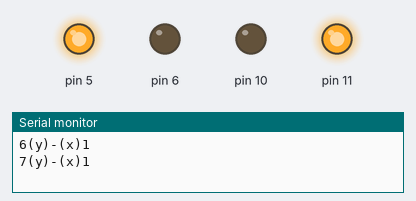
A sketch run on a simulated Arduino Uno, built with avr-gcc and run on an emulated ATmega328P. Shown: output pins drawn as LEDs (lit = HIGH), the last lines printed to the serial monitor.

Above: at 0.5 s.
At 3.4 s:
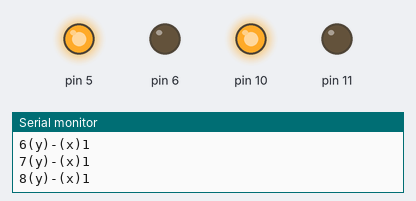
At 6.2 s:
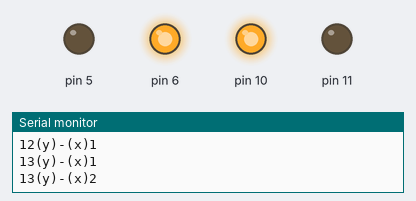
At 19.6 s:
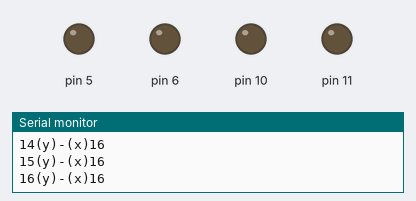
Timing chart, 0 to 21.1 s (numbered marks = the images above):
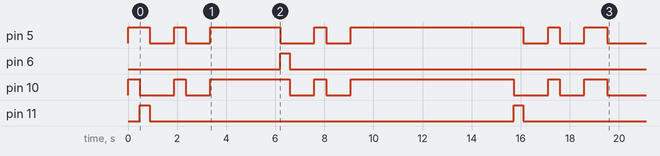

The sketch:

RobotTrajetory.ino
```cpp
#define ROBOT_DIAMETER 14.3
#define WHEEL_RADIUS 4.2
#define CELL_DISTANCE 40
#define RPS 3.2
#define V 255
//H Bridge Control Class
class DCMotor {
  int spd = 255, pin1, pin2;

  public:

    void Pinout(int in1, int in2){

      pin1 = in1;
      pin2 = in2;
      pinMode(pin1, OUTPUT);
      pinMode(pin2, OUTPUT);

    }

    void Speed(int in1){

      spd = in1;

    }

    void Forward(){

      analogWrite(pin1, spd);
      digitalWrite(pin2, LOW);

    }

    void Backward(){
      digitalWrite(pin1, LOW);
      analogWrite(pin2, spd);

    }

    void Stop(){

      digitalWrite(pin1, LOW);
      digitalWrite(pin2, LOW);

    }

};

//Prototypes
void move_robot(float distance);
void turn_robot(int o_orientation, int angle);
void turnLeft();
void turnRight();
int findOpenParenteses(String str, int startIdx);
int findCloseParenteses(String str, int startIdx);
int findComma(String str);
void runTrajectory(String path_data, String initial_position, int d_teta);
void move_and_turn(int orientation, int distance);

//Variables
int idx  = 0;
int startIdx = 0;
int endIdx = 0;
int len = 0;
int count = 0;
int o_orientation = 0;
String tupla;
String pos_o;
DCMotor Motor1, Motor2;

void setup() {
  Serial.begin(9600);
  Motor1.Pinout(5,6);
  Motor2.Pinout(10,11);
  Motor1.Speed(V);
  Motor2.Speed(V);
  String path_data = "[(6, 1), (7, 1), (8, 1), (9, 1), (10, 1), (11, 1), (12, 1), (13, 1), (13, 2), (13, 3), (13, 4), (13, 5), (13, 6), (13, 7), (13, 8), (13, 9), (13, 10), (13, 11), (13, 12), (13, 13), (13, 14), (13, 15), (13, 16), (14, 16), (15, 16), (16, 16)]";
  runTrajectory(path_data, "(6, 0)", 0);
}

void loop() {
}

//Simplified H-bridge Control Functions Block
void move_robot(float distance) {
  float rotations_targent = distance/(2*PI*WHEEL_RADIUS);
  float time = (rotations_targent/RPS) * 1000;
  Motor1.Forward();
  Motor2.Forward();
  delay(time);
  Motor1.Stop();
  Motor2.Stop();
}

void turnRight(){
  Motor1.Forward();
  Motor2.Backward();
}

void turnLeft(){
  Motor1.Backward();
  Motor2.Forward();
}

void turn_robot(int o_orientation, int angle){
  float t_rotations = ((angle*RPS)/720)*1000;
  switch(o_orientation){
    case 90:
      turnRight();
      break;
    case 180:
      turnRight();
      break;
    case 270:
      turnLeft();
      break;
    default:
      break;
  }
  delay(t_rotations);
  Motor1.Stop();
  Motor2.Stop();
}

void move_and_turn(int orientation, int distance, int angle){
  turn_robot(orientation,angle);
  delay(1000);
  move_robot(distance);
  delay(1000);
}


//Robot trajectory control block based on approximate cell decomposition
int findOpenParenteses(String str, int startIdx){
  for(int i = startIdx; i < str.length() ; i++){
    if(str[i] == '('){
      return i;
    }
  }
  return -1;
}

int findCloseParenteses(String str, int startIdx){
  for(int i = startIdx; i < str.length(); i++){
    if(str[i] == ')'){
      return i;
    }
  }
  return -1;
}

int findComma(String str){
  for(int i = 0; i < str.length(); i++){
    if(str[i] == ','){
      return i;
    }
  }
  return -1;
}

void runTrajectory(String path_data, String initial_position, int d_teta){
  String current_position = initial_position;
  int current_orientation = d_teta;
  while(true){

    startIdx = findOpenParenteses(path_data, idx);
    if(startIdx == -1) break;

    endIdx = findCloseParenteses(path_data, startIdx);
    if(endIdx == -1) break;

    tupla = path_data.substring(startIdx, endIdx + 1);

    // Extracting coordinates of current position and next position
    int CommaPos = findComma(current_position);
    int YOaux = (current_position.substring(1, CommaPos - 1)).toInt();
    int XOaux = (current_position.substring(CommaPos + 1, current_position.length() - 1)).toInt();

    CommaPos = findComma(tupla);
    int Yaux = (tupla.substring(1, CommaPos)).toInt();
    int Xaux = (tupla.substring(CommaPos + 1, tupla.length() - 1)).toInt();
    Serial.print(Yaux);
    Serial.print("(y)-(x)");
    Serial.println(Xaux);

    //Calculating changes in X and Y
    int DeltaY = Yaux - YOaux;
    int DeltaX = Xaux - XOaux;

    if(DeltaX > 0){
      if(current_orientation == 0){
        move_robot(CELL_DISTANCE);
      }else if(current_orientation == 90){
        move_and_turn(90, CELL_DISTANCE, 90);
        current_orientation = 0;
      }else if(current_orientation == 180){
        move_and_turn(180, CELL_DISTANCE, 180);
        current_orientation = 0;
      }else if(current_orientation == 270){
        move_and_turn(270, CELL_DISTANCE, 90);
        current_orientation = 0;
      }
    }else if(DeltaX < 0){
      if(current_orientation == 180){
        move_robot(CELL_DISTANCE);
      }else if(current_orientation == 0){
        move_and_turn(180, CELL_DISTANCE, 90);
        current_orientation = 180;
      }else if(current_orientation == 90){
        move_and_turn(270, CELL_DISTANCE, 180);
        current_orientation = 180;
      }else if(current_orientation == 270){
        move_and_turn(90, CELL_DISTANCE, 90);
        current_orientation = 180;
      }
    }else if(DeltaY > 0){
      if(current_orientation == 270){
        move_robot(CELL_DISTANCE);
      }else if(current_orientation == 90){
        move_and_turn(180, CELL_DISTANCE, 180);
        current_orientation = 270;
      }else if(current_orientation == 180){
        move_and_turn(270, CELL_DISTANCE, 90);
        current_orientation = 270;
      }else if(current_orientation == 0){
        move_and_turn(90, CELL_DISTANCE, 90);
        current_orientation = 270;
      }
    }else if(DeltaY < 0){
      if(current_orientation == 90){
        move_robot(CELL_DISTANCE);
      }else if(current_orientation == 270){
        move_and_turn(180, CELL_DISTANCE, 180);
        current_orientation = 90;
      }else if(current_orientation == 180){
        move_and_turn(90, CELL_DISTANCE, 90);
        current_orientation = 90;
      }else if(current_orientation == 0){
        move_and_turn(270, CELL_DISTANCE, 90);
        current_orientation = 90;
      }
    }
    else{}
    current_position = tupla;
    idx = endIdx + 1;
  }
}
```
